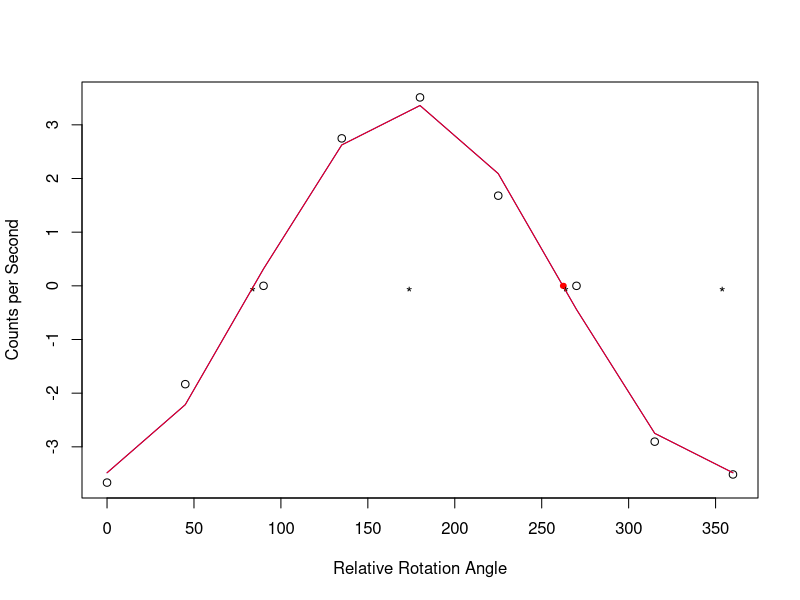

Source code (R):
mydata=read.csv('results.csv',header=FALSE)
colnames(mydata)=c('degs','volts','fogs','time')
#mydata$degs=mydata$degs+0;
degs=unique(mydata$degs)
spread=rep(0,length(degs))
for(i in c(1:length(spread))){
  ix=which(mydata$degs==degs[i]);
  thyme=mydata$time[ix];
  thyme=thyme-min(thyme);
  dt=diff(thyme)
  fog=mydata$fogs[ix]
  dfog=(diff(fog));
  dfdt=dfog/dt;
  spread[i]=median(dfdt);
}
spread=spread;#*60;
macks=median(spread)*2;
ix=-c(1:length(spread));
t=pi/180*degs[-ix];
xc=cos(t);
xs=sin(t);
fit=lm(spread[-ix]~xc+xs);

print(fit$coefficients)

# use the linear statistical model to find north
alfa=fit$coefficients[2];
betta=fit$coefficients[3];
B=fit$coefficients[1];
A=sqrt(alfa^2+betta^2);
phase_shift = atan2(betta,alfa);
phase_shift = pi/2-phase_shift;
faze=phase_shift*180/pi;
root=(180-asin(-B/A)*180/pi-faze)%%360;

cat(sprintf("North is located at: %.2f degrees relative.\n",root));

# using a linear model and fit to find north... less efficient
pred=predict(fit,data=degs);
north_ix=which(diff(pred>0)<0);
north_arry=c(north_ix,north_ix+1);
north_fit = lm(pred[north_arry]~degs[north_arry]);
north = -north_fit$coefficients[1]/north_fit$coefficients[2];

pdf('fit.pdf')
plot(degs[-ix],spread[-ix],xlab='Relative Rotation Angle',ylab='Counts per Second');
lines(degs[-ix],pred,col='blue');
points(c(north,root),c(0,0),col='red',pch=20);

points(c(c(0,270,180,90)-faze),rep(B,4),pch='*');
lines(degs[-ix],A*sin(t+phase_shift)+B,col='red');
dev.off()
